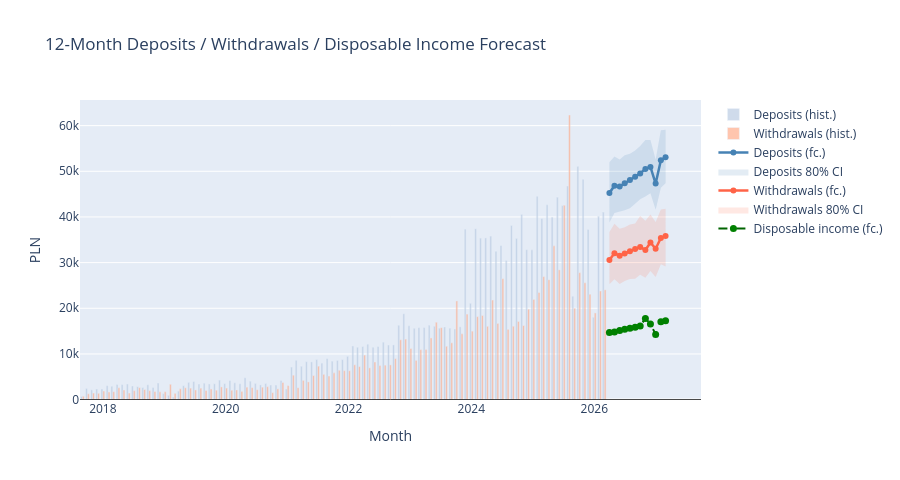

Notebook cell for this chart:
### Markdown cell above
## Step 11 — Deposits / Withdrawals / Disposable Income forecast chart

### Code cell
fig_split_fc = go.Figure()

# Historical: deposits (blue) and withdrawals (red) as light bars
fig_split_fc.add_trace(go.Bar(
    x=cashflow_split["ds"], y=cashflow_split["deposits"],
    name="Deposits (hist.)", marker_color="lightsteelblue", opacity=0.6,
))
fig_split_fc.add_trace(go.Bar(
    x=cashflow_split["ds"], y=cashflow_split["withdrawals"],
    name="Withdrawals (hist.)", marker_color="lightsalmon", opacity=0.6,
))

# Forecast: deposits
fig_split_fc.add_trace(go.Scatter(
    x=df_fc_deposits["month"], y=df_fc_deposits["point_estimate"],
    name="Deposits (fc.)", mode="lines+markers",
    line=dict(color="steelblue", width=2.5),
))
if df_fc_deposits["ci80_lower"].notna().all():
    fig_split_fc.add_trace(go.Scatter(
        x=df_fc_deposits["month"].tolist() + df_fc_deposits["month"].tolist()[::-1],
        y=df_fc_deposits["ci80_upper"].tolist() + df_fc_deposits["ci80_lower"].tolist()[::-1],
        fill="toself", fillcolor="rgba(70,130,180,0.15)",
        line=dict(color="rgba(255,255,255,0)"), name="Deposits 80% CI",
    ))

# Forecast: withdrawals
fig_split_fc.add_trace(go.Scatter(
    x=df_fc_withdrawals["month"], y=df_fc_withdrawals["point_estimate"],
    name="Withdrawals (fc.)", mode="lines+markers",
    line=dict(color="tomato", width=2.5),
))
if df_fc_withdrawals["ci80_lower"].notna().all():
    fig_split_fc.add_trace(go.Scatter(
        x=df_fc_withdrawals["month"].tolist() + df_fc_withdrawals["month"].tolist()[::-1],
        y=df_fc_withdrawals["ci80_upper"].tolist() + df_fc_withdrawals["ci80_lower"].tolist()[::-1],
        fill="toself", fillcolor="rgba(255,99,71,0.15)",
        line=dict(color="rgba(255,255,255,0)"), name="Withdrawals 80% CI",
    ))

# Forecast: disposable income
di_fc_colors = df_fc_disposable["disposable_forecast"].map(
    lambda v: "green" if v >= 0 else "red"
).tolist()
fig_split_fc.add_trace(go.Scatter(
    x=df_fc_disposable["month"], y=df_fc_disposable["disposable_forecast"],
    name="Disposable income (fc.)", mode="lines+markers",
    line=dict(color="darkgreen", width=2, dash="dash"),
    marker=dict(color=di_fc_colors, size=7),
))

fig_split_fc.add_hline(y=0, line_color="black", line_width=0.8)
fig_split_fc.update_layout(
    title="12-Month Deposits / Withdrawals / Disposable Income Forecast",
    xaxis_title="Month",
    yaxis_title="PLN",
    barmode="group",
    hovermode="x unified",
    height=480,
)
fig_split_fc.show()
